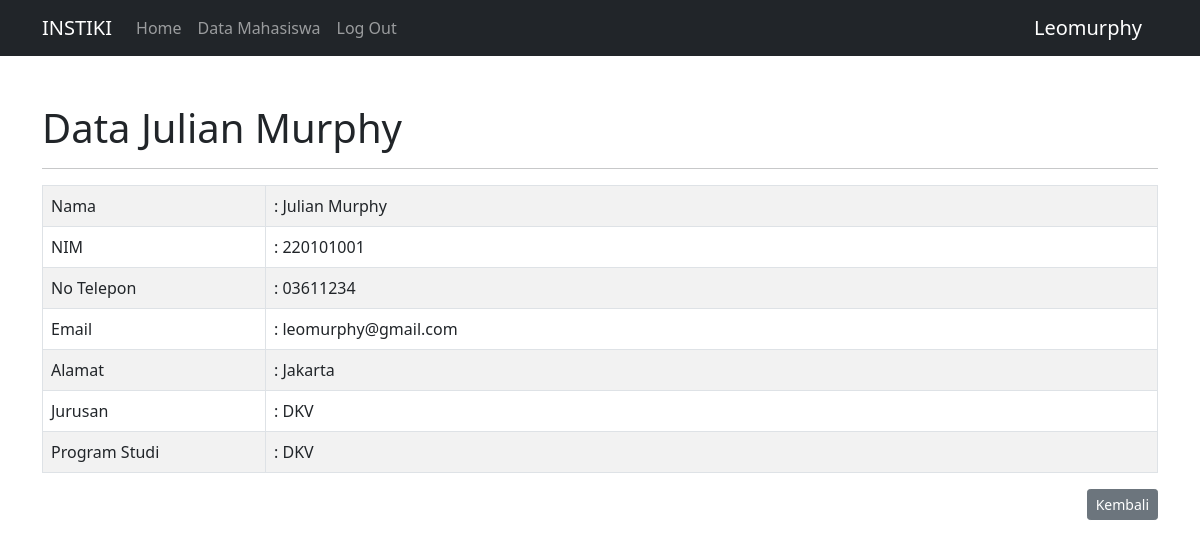
Screenshot of /detail.php?id_mhs=1 (signed in) with the database file from the repository.
### tables this page shows
CREATE TABLE `tb_mhs` (
  `id_mhs` int(10) NOT NULL AUTO_INCREMENT,
  `nama` varchar(200) DEFAULT NULL,
  `nim` varchar(10) DEFAULT NULL,
  `no_tlp` varchar(100) DEFAULT NULL,
  `email` varchar(50) DEFAULT NULL,
  `alamat` varchar(200) DEFAULT NULL,
  `jurusan` varchar(100) DEFAULT NULL,
  `prodi` varchar(100) DEFAULT NULL,
  PRIMARY KEY (`id_mhs`)
);

### config/controller.php (called while the page is built, shortened)
<?php
function select($query)
{
    global $db;
    $result = mysqli_query($db, $query);
    $rows = [];
    while ($row = mysqli_fetch_assoc($result)){
        $rows[] = $row;
    }
    return $rows;
}

### detail.php (the view, shortened to what this page needs)
<?php
include 'layout/header.php';
$id_mhs = (int)$_GET['id_mhs'];
$mahasiswa = select("SELECT * FROM tb_mhs WHERE id_mhs = $id_mhs")[0];
?>
    <div class="container mt-5">
        <h1>Data <?= $mahasiswa['nama']; ?></h1>
        <hr>
        <table class="table table-bordered table-striped mt-3">
            <tr>
                <td width="20%">Nama</td>
                <td>: <?= $mahasiswa['nama']; ?></td>
            </tr>
            <tr>
                <td>NIM</td>
                <td>: <?= $mahasiswa['nim']; ?></td>
            </tr>
            <tr>
                <td>No Telepon</td>
                <td>: <?= $mahasiswa['no_tlp']; ?></td>
            </tr>
            <tr>
                <td>Email</td>
                <td>: <?= $mahasiswa['email']; ?></td>
            </tr>
            <tr>
                <td>Alamat</td>
                <td>: <?= $mahasiswa['alamat']; ?></td>
            </tr>
            <tr>
                <td>Jurusan</td>
                <td>: <?= $mahasiswa['jurusan']; ?></td>
            </tr>
            <tr>
                <td>Program Studi</td>
                <td>: <?= $mahasiswa['prodi']; ?></td>
            </tr>
        </table>
        <a href="datamahasiswa.php" class="btn btn-secondary btn-sm" style="float: right ;">Kembali</a>
    </div>
<?php include 'layout/footer.php'; ?>

### rows the page displays
tb_mhs: nama "Julian Murphy", nim "220101001", no_tlp "03611234", email "leomurphy@gmail.com", alamat "Jakarta", jurusan "DKV", prodi "DKV"

### other values shown
$_SESSION['username'] "Leomurphy"
